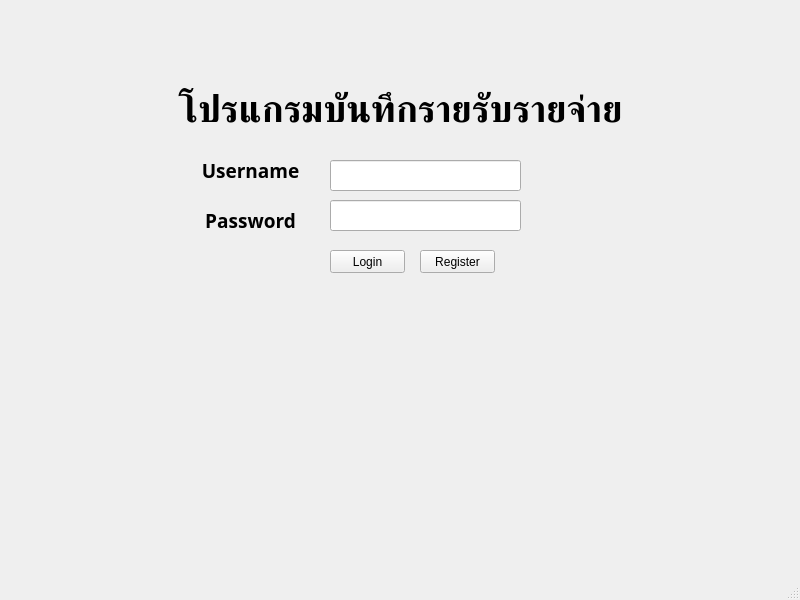
<?xml version="1.0" encoding="UTF-8"?>
<ui version="4.0">
 <class>MainWindow</class>
 <widget class="QMainWindow" name="MainWindow">
  <property name="geometry">
   <rect>
    <x>0</x>
    <y>0</y>
    <width>800</width>
    <height>600</height>
   </rect>
  </property>
  <property name="windowTitle">
   <string>MainWindow</string>
  </property>
  <widget class="QWidget" name="centralwidget">
   <widget class="QPushButton" name="Register_btn">
    <property name="geometry">
     <rect>
      <x>420</x>
      <y>250</y>
      <width>75</width>
      <height>23</height>
     </rect>
    </property>
    <property name="text">
     <string>Register</string>
    </property>
   </widget>
   <widget class="QPushButton" name="pushButton">
    <property name="geometry">
     <rect>
      <x>330</x>
      <y>250</y>
      <width>75</width>
      <height>23</height>
     </rect>
    </property>
    <property name="text">
     <string>Login</string>
    </property>
   </widget>
   <widget class="QLabel" name="label">
    <property name="geometry">
     <rect>
      <x>150</x>
      <y>70</y>
      <width>501</width>
      <height>81</height>
     </rect>
    </property>
    <property name="font">
     <font>
      <family>Sukhumvit Set</family>
      <pointsize>28</pointsize>
      <weight>75</weight>
      <bold>true</bold>
     </font>
    </property>
    <property name="text">
     <string>โปรแกรมบันทึกรายรับรายจ่าย</string>
    </property>
    <property name="alignment">
     <set>Qt::AlignCenter</set>
    </property>
   </widget>
   <widget class="QLineEdit" name="Username_field">
    <property name="geometry">
     <rect>
      <x>330</x>
      <y>160</y>
      <width>191</width>
      <height>31</height>
     </rect>
    </property>
   </widget>
   <widget class="QLineEdit" name="Password_field">
    <property name="geometry">
     <rect>
      <x>330</x>
      <y>200</y>
      <width>191</width>
      <height>31</height>
     </rect>
    </property>
   </widget>
   <widget class="QLabel" name="label_2">
    <property name="geometry">
     <rect>
      <x>200</x>
      <y>160</y>
      <width>101</width>
      <height>20</height>
     </rect>
    </property>
    <property name="font">
     <font>
      <family>Sukhumvit Set</family>
      <pointsize>14</pointsize>
      <weight>75</weight>
      <bold>true</bold>
     </font>
    </property>
    <property name="text">
     <string>Username</string>
    </property>
    <property name="alignment">
     <set>Qt::AlignCenter</set>
    </property>
   </widget>
   <widget class="QLabel" name="label_3">
    <property name="geometry">
     <rect>
      <x>200</x>
      <y>210</y>
      <width>101</width>
      <height>20</height>
     </rect>
    </property>
    <property name="font">
     <font>
      <family>Sukhumvit Set</family>
      <pointsize>14</pointsize>
      <weight>75</weight>
      <bold>true</bold>
     </font>
    </property>
    <property name="text">
     <string>Password</string>
    </property>
    <property name="alignment">
     <set>Qt::AlignCenter</set>
    </property>
   </widget>
  </widget>
  <widget class="QMenuBar" name="menubar">
   <property name="geometry">
    <rect>
     <x>0</x>
     <y>0</y>
     <width>800</width>
     <height>22</height>
    </rect>
   </property>
  </widget>
  <widget class="QStatusBar" name="statusbar"/>
 </widget>
 <resources/>
 <connections/>
</ui>
